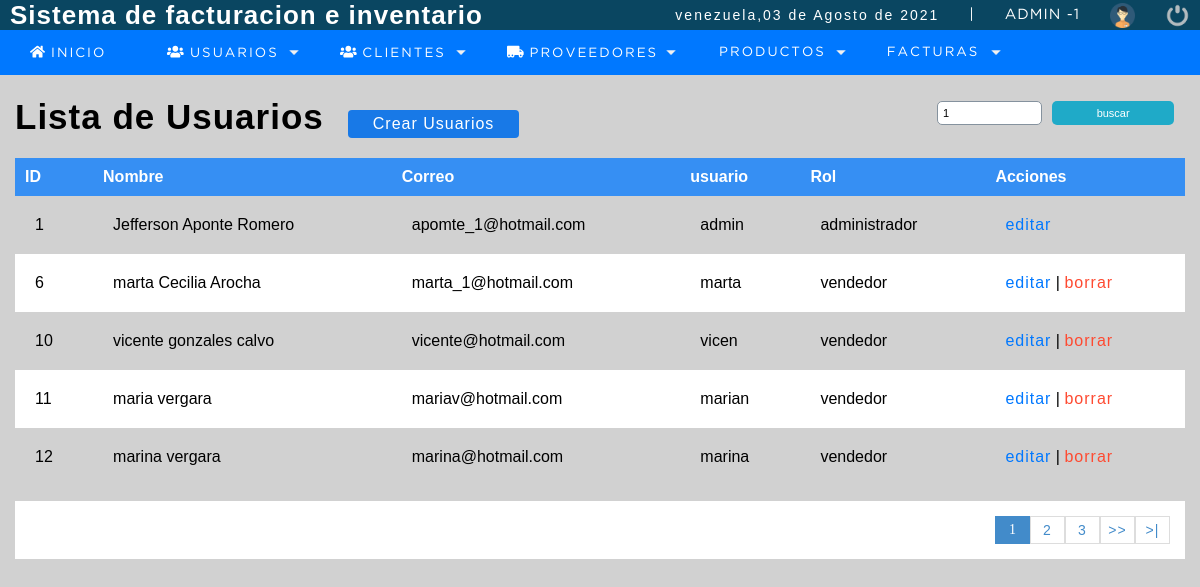
The app's page /sistema/buscar_usuario.php?busqueda=1 (signed in) with its own data.
### tables this page shows
CREATE TABLE `usuario` (
  `idusuario` int(11) NOT NULL,
  `nombre` varchar(50) DEFAULT NULL,
  `correo` varchar(100) DEFAULT NULL,
  `usuario` varchar(15) DEFAULT NULL,
  `clave` varchar(100) DEFAULT NULL,
  `rol` int(11) DEFAULT NULL,
  `status` int(11) NOT NULL DEFAULT 1
);

CREATE TABLE `rol` (
  `idrol` int(11) NOT NULL,
  `rol` varchar(20) DEFAULT NULL
);

### sistema/buscar_usuario.php (the view, shortened to what this page needs)
<?php
	include"../conexion.php"
?>
<!DOCTYPE html>
<html lang="en">
<head>
	<?php include "include/scripts.php";?>
</head>
<body>
	<?php include "include/header.php";?>
	<section id="container">
		<?php
		$busqueda = strtolower($_REQUEST['busqueda']);
		?>
		<h1>Lista de Usuarios</h1>
		<a href="registro_usuario.php" class="btn_new">Crear Usuarios</a>
		<form action="buscar_usuario.php" method="get" class="form_search">
			<input type="text" name="busqueda" id="busqueda" placeholder="buscar" value="<?php echo $busqueda; ?>">
			<input type="submit" value="buscar" class="btn_search">
		</form>
		<table>
			<tr>
				<th>ID</th>
				<th>Nombre</th>
				<th>Correo</th>
				<th>usuario</th>
				<th>Rol</th>
				<th>Acciones</th>
			</tr>
			<?php
			$rol = '';
			$sql_registe = mysqli_query($conection,"SELECT COUNT(*) AS total_registro FROM usuario 																						WHERE (   idusuario LIKE '%$busqueda%' OR																				 nombre LIKE '%$busqueda%' OR 																			correo	LIKE '%$busqueda%' OR 																			usuario LIKE '%$busqueda%' 																				$rol	)				 																			AND status = 1");
			$result_register = mysqli_fetch_array($sql_registe);
			$total_registro = $result_register['total_registro'];
			$por_pagina = 5;
			if (empty($_GET['pagina'])) {
				$pagina = 1;
			}else{
				$pagina = $_GET['pagina'];
			}
			$desde = ($pagina-1) * $por_pagina;
			$total_paginas = ceil($total_registro / $por_pagina);
			$query = mysqli_query($conection,"SELECT u.idusuario,u.nombre,u.correo,u.usuario,r.rol 												  FROM usuario u INNER JOIN rol r ON u.rol = r.idrol
											  WHERE ( u.idusuario LIKE '%$busqueda%' OR									u.nombre    LIKE '%$busqueda%' OR 								u.correo    LIKE '%$busqueda%' OR 								u.usuario   LIKE '%$busqueda%' OR 								r.rol	    LIKE '%$busqueda%'   )  										AND status = 1 													ORDER BY u.idusuario ASC LIMIT $desde,$por_pagina");
			$result = mysqli_num_rows($query);
			if ($result > 0) {
				while ($data = mysqli_fetch_array($query)) {
				?>
			<tr>
				<td><?php echo $data["idusuario"]; ?></td>
				<td><?php echo $data["nombre"]; ?></td>
				<td><?php echo $data["correo"]; ?></td>
				<td><?php echo $data["usuario"]; ?></td>
				<td><?php echo $data["rol"]; ?></td>
				<td>
					<a class="link_edit" href="editar_usuario.php?id=<?php echo $data["idusuario"]; ?>">editar</a>
					<?php
					if ($data['idusuario'] !=1){ ?>
					|
					<a class="link_delete" href="eliminar_confirmar_usuario.php?id=<?php echo $data["idusuario"]; ?>" >borrar</a>
				<?php } ?>
			</td>
			</tr>
			<?php
				}
			}
		?>
		</table>
		<?php
			if ($total_registro != 0) {
		?>
			<div class="paginador">
				<ul>
				<?php
				for ($i=1; $i <=$total_paginas ; $i++) {
					if ($i ==$pagina) {
						echo '<li class="pageSelected">'.$i.'</li>';
					}else{
						echo '<li><a href="?pagina='.$i.'&busqueda='.$busqueda.'">'.$i.'</a></li>';
					}
				}
				if ($pagina !=$total_paginas) {
				?>
				<li><a href="?pagina=<?php echo $pagina+1; ?>&busqueda=<?php echo $busqueda; ?>">>></a></li>
				<li><a href="?pagina=<?php echo $total_paginas;?>&busqueda=<?php echo $busqueda; ?>">>|</a></li>
				<?php  } ?>
				</ul>
			</div>
	<?php  } ?>
	</section>
</body>
</html>

### sistema/css/style.css (style rules this page uses)
* { margin: 0; padding: 0; box-sizing: border-box; }
body { background: #d1d1d1; }
h1, h2, h3, h4, h5, h6 { font-family: 'arial'; font-weight: bold; letter-spacing: 1px; }
h1 { font-size: 26px; }
a { text-decoration: none; font-family: arial; letter-spacing: 1px; }
#container { padding: 90px 15px 15px; }
form { background: #fff; margin: auto; padding: 20px,50px; border: 1px solid #d1d1d1; }
input,select { display: block; width: 100%; font-size: 11px; padding: 5px; border: 1px solid #85929e; border-radius: 5px; }
#container h1 { font-size: 35px; display: inline-block; }
.btn_new { display: inline-block; background: #1879E7; color: #fff; padding: 5px 25px; border-radius: 4px; margin: 20px; }
table { border-collapse: collapse; font-size: 16px; font-family: 'arial'; width: 100%; }
table th { text-align: left; padding: 10px; background: #368FF3; color: #fff; }
table tr:nth-child(odd) { background: #fff; padding: 10px; }
table tr td { padding: 20px; }
.link_edit { color: #0078FF; }
.link_delete { color: #FE4A31; }
.paginador ul { padding: 15px; list-style: none; background: #fff; margin-top: 15px; display: -webkit-flex; display: -moz-flex; display: -ms-flex; display: -o-flex; display: flex; justify-content: flex-end; }
.paginador a,.pageSelected { color: #428bca; border: 1px solid #ddd; padding: 5px; display: inline-block; font-size: 14px; text-align: center; width: 35px; }
.pageSelected { color: #fff; background: #428bca; border: 1px solid #428bca; }
.form_search { display: -webkit-flex; display: -moz-flex; display: -ms-flex; display: -o-flex; display: flex; float: right; background: initial; padding: 10px; border-radius: 10px; }
.form_search .btn_search { background: #1faac8; color: #fff; padding: 0 20px; border: 0; cursor: pointer; margin-left: 10px; }

### records on screen
usuario: idusuario "1", nombre "Jefferson Aponte Romero", correo "apomte_1@hotmail.com", usuario "admin", rol.rol "administrador"
usuario: idusuario "6", nombre "marta Cecilia Arocha", correo "marta_1@hotmail.com", usuario "marta", rol.rol "vendedor"
usuario: idusuario "10", nombre "vicente gonzales calvo", correo "vicente@hotmail.com", usuario "vicen", rol.rol "vendedor"
usuario: idusuario "11", nombre "maria vergara", correo "mariav@hotmail.com", usuario "marian", rol.rol "vendedor"
usuario: idusuario "12", nombre "marina vergara", correo "marina@hotmail.com", usuario "marina", rol.rol "vendedor"

### other values on screen
fechaC() "03 de Agosto de 2021"
$_SESSION['user'] "ADMIN"
$_SESSION['rol'] "1"
